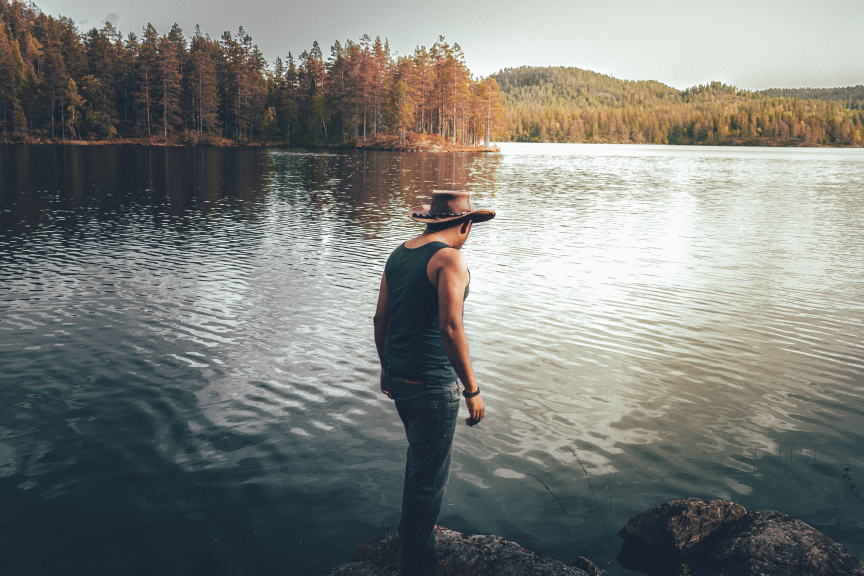
#> input picture workbench/der-mann-am-see.jpg, 2592 x 1728 px, found by its file name (shown at 1/3 size); its folder holds only this picture in this run
$ python custom_content_image.py workbench/der-mann-am-see.jpg   (older library calls are emulated)
#> lines starting #> are read from the running program, lines starting #| are printed output that depends on the picture
# $ python3 main.py 'Der Titel' https://url.com
# -*- coding: utf-8 -*-
import sys
import os  # for os line breaks and bash
from lxml import html  # for reading dom
import requests  # for web action
from shutil import copyfile  # for file operations
import datetime  # for generating timestamp
from PIL import Image, ImageOps  # for image resize and crop
import subprocess  # for running shell scripts# crop image
import PIL  # import python-imaging

filename = (sys.argv[1])

print ('Generating Images...')


img = Image.open('workbench/'+ filename)  # read image
#> img is the input picture: PIL image 2592x1728 RGB; mean R, G, B 123.8, 126, 121.8
# large image
img = img.resize((1000, 600), Image.ANTIALIAS)
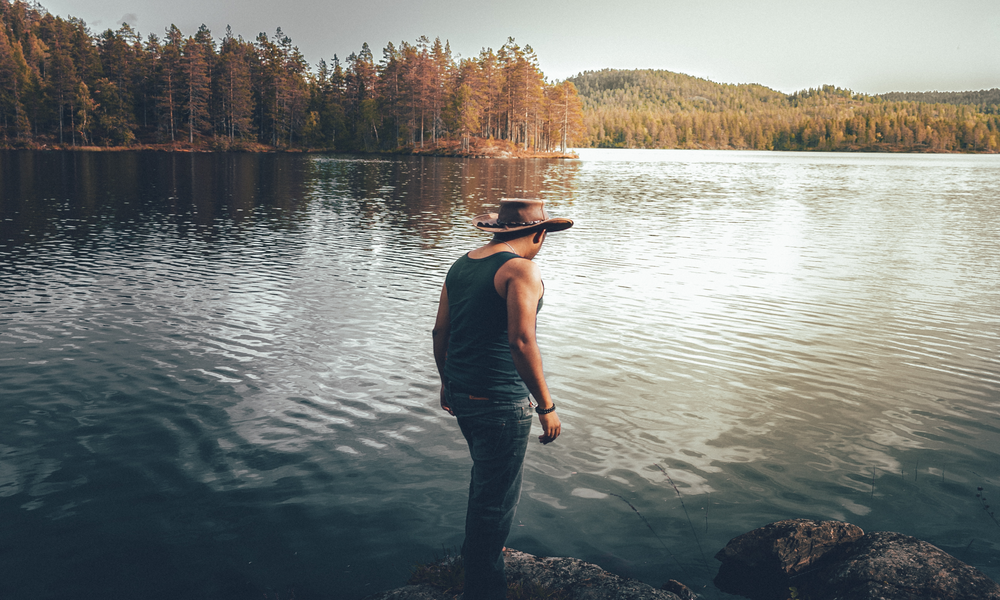
#> img: PIL image 1000x600 RGB; mean R, G, B 123.8, 126, 121.8
img.save('data/large/'+ filename)  # save down large image
# medium image
img = img.resize((600, 400), Image.ANTIALIAS)
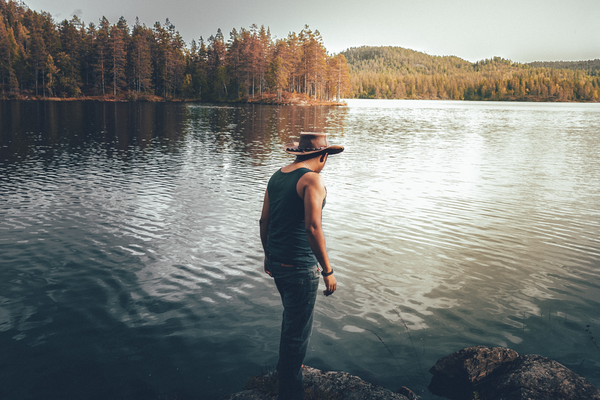
#> img: PIL image 600x400 RGB; mean R, G, B 123.8, 126, 121.8
img.save('data/medium/'+ filename)  # save down large image
# small image
img = img.resize((300, 180), Image.ANTIALIAS)
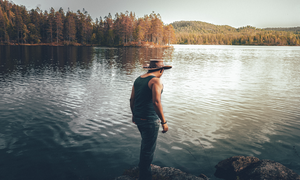
#> img: PIL image 300x180 RGB; mean R, G, B 123.8, 126, 121.8
img.save('data/small/'+ filename)  # save down large image
# crop square image
thumb = ImageOps.fit(img, (100, 100), Image.ANTIALIAS)
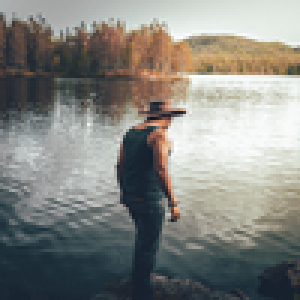
#> thumb: PIL image 100x100 RGB (shown 3 times larger); mean R, G, B 133.1, 133.9, 128.9
# img = ImageOps.fit((100, 100), Image.ANTIALIAS)
thumb.save('data/square/'+ filename)  # save down large image
print ('Images generated successful.')
#logger(TimeNow + ' successfully resized and cropped large - square')

$ run again, on workbench/der-test.jpg
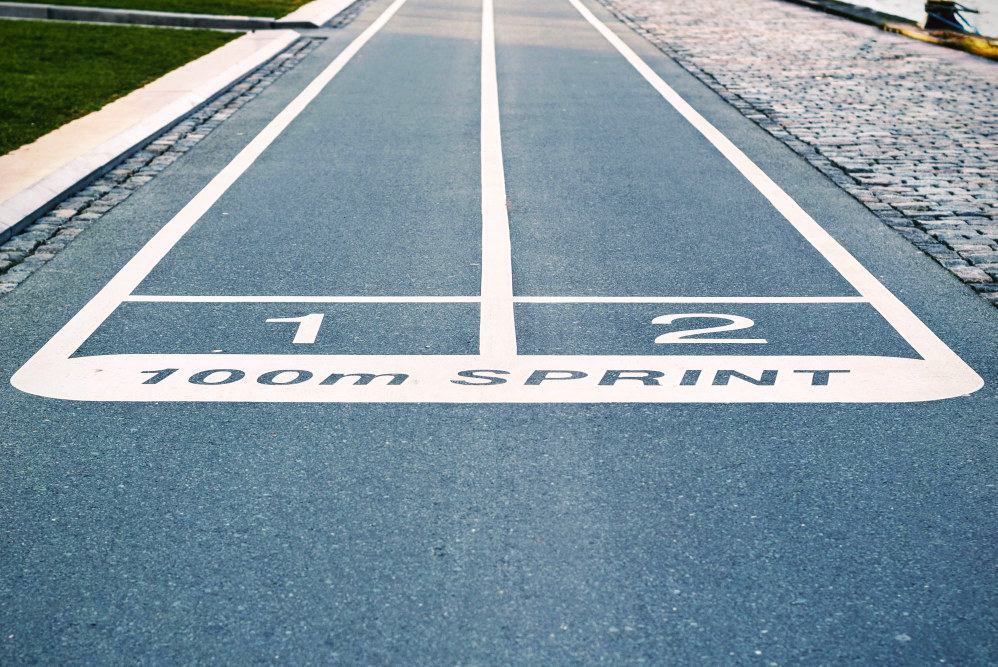
#> input picture workbench/der-test.jpg, 2992 x 2000 px, found by its file name (shown at 1/3 size)
#> img is the input picture: PIL image 2992x2000 RGB; mean R, G, B 128, 148, 159.4
#> `img = img.resize((300, 180), Image.ANTIALIAS)`:
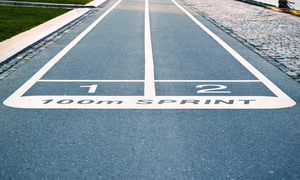
#> img: PIL image 300x180 RGB; mean R, G, B 127.8, 148, 159.4
#> `thumb = ImageOps.fit(img, (100, 100), Image.ANTIALIAS)`:
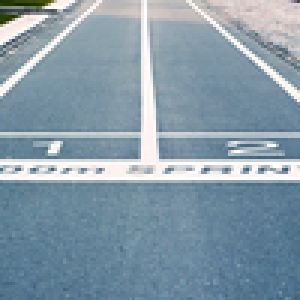
#> thumb: PIL image 100x100 RGB (shown 3 times larger); mean R, G, B 133.4, 154.5, 168.2
